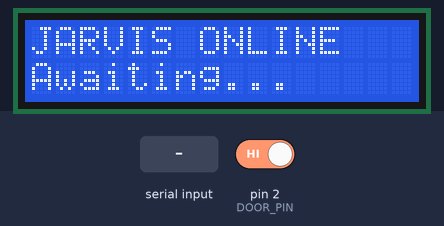
Simulated run of this sketch. Board: Arduino Uno, built with avr-gcc and run on an emulated ATmega328P. Parts: 16×2 character LCD. The inputs (shaded band) are chosen by the test bench; at power-on: pin 2 (DOOR_PIN) HIGH. What the sketch prints to the serial monitor is not drawn.

Above: at 1.2 s.
1.3 s: "1\n" received over Serial
At 2.5 s:
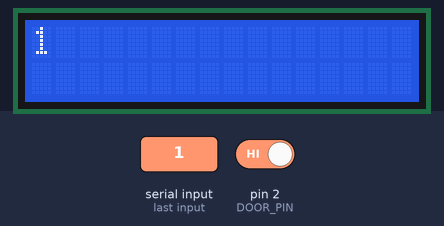
2.8 s: "0\n" received over Serial
At 3.9 s:
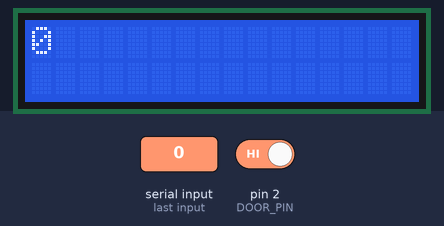
Timing chart, 0 to 5.8 s (numbered marks = the images above; inputs shaded):
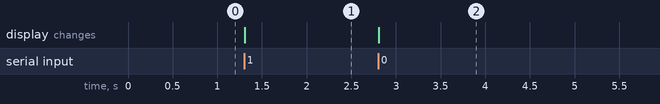

Measured:
- after the input at 1.3 s, the display: changes at once (image 1)
- after the input at 2.8 s, the display: changes at once (image 2)

The sketch:

arduinoUNO.ino
```cpp
#include <Wire.h>
#include <LiquidCrystal_I2C.h>

#define DOOR_PIN 2   // One wire to D2, other to GND

LiquidCrystal_I2C lcd(0x27, 16, 2);

bool lastDoorOpen = false;
String subtitle = "";

void setup() {
  pinMode(DOOR_PIN, INPUT_PULLUP);

  lcd.init();
  lcd.backlight();

  Serial.begin(9600);

  lcd.setCursor(0, 0);
  lcd.print("JARVIS ONLINE");
  lcd.setCursor(0, 1);
  lcd.print("Awaiting...");
}

void loop() {
  handleDoor();
  handleSubtitles();
}

void handleDoor() {
  bool doorOpen = digitalRead(DOOR_PIN) == HIGH;

  if (doorOpen && !lastDoorOpen) {
    Serial.println("DOOR_OPEN");
  }

  if (!doorOpen && lastDoorOpen) {
    Serial.println("DOOR_CLOSED");
  }

  lastDoorOpen = doorOpen;
}

void handleSubtitles() {
  if (!Serial.available()) return;

  subtitle = Serial.readStringUntil('\n');
  subtitle.trim();

  displaySubtitle(subtitle);
}

void displaySubtitle(String text) {
  lcd.clear();

  if (text.length() <= 16) {
    lcd.setCursor(0, 0);
    lcd.print(text);
  }
  else if (text.length() <= 32) {
    lcd.setCursor(0, 0);
    lcd.print(text.substring(0, 16));
    lcd.setCursor(0, 1);
    lcd.print(text.substring(16));
  }
  else {
    for (int i = 0; i <= text.length() - 16; i++) {
      lcd.clear();
      lcd.setCursor(0, 0);
      lcd.print(text.substring(i, i + 16));
      delay(300);
    }
  }
}
```
